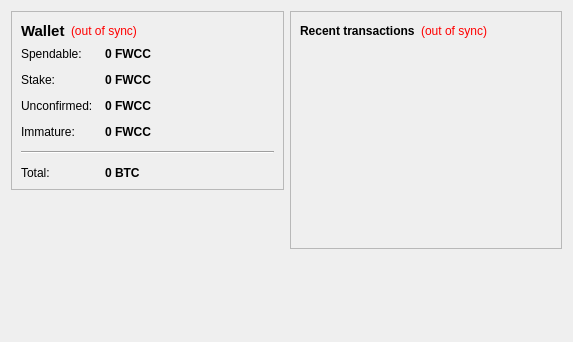
<?xml version="1.0" encoding="UTF-8"?>
<ui version="4.0">
 <class>OverviewPage</class>
 <widget class="QWidget" name="OverviewPage">
  <property name="geometry">
   <rect>
    <x>0</x>
    <y>0</y>
    <width>573</width>
    <height>342</height>
   </rect>
  </property>
  <property name="windowTitle">
   <string>Form</string>
  </property>
  <layout class="QHBoxLayout" name="horizontalLayout" stretch="1,1">
   <item>
    <layout class="QVBoxLayout" name="verticalLayout_2">
     <item>
      <widget class="QFrame" name="frame">
       <property name="frameShape">
        <enum>QFrame::StyledPanel</enum>
       </property>
       <property name="frameShadow">
        <enum>QFrame::Raised</enum>
       </property>
       <layout class="QVBoxLayout" name="verticalLayout_4">
        <item>
         <layout class="QHBoxLayout" name="horizontalLayout_4">
          <item>
           <widget class="QLabel" name="label_5">
            <property name="font">
             <font>
              <pointsize>11</pointsize>
              <weight>75</weight>
              <bold>true</bold>
             </font>
            </property>
            <property name="text">
             <string>Wallet</string>
            </property>
           </widget>
          </item>
          <item>
           <widget class="QLabel" name="labelWalletStatus">
            <property name="toolTip">
             <string>The displayed information may be out of date. Your wallet automatically synchronizes with the FIFAWCCoin network after a connection is established, but this process has not completed yet.</string>
            </property>
            <property name="styleSheet">
             <string notr="true">QLabel { color: red; }</string>
            </property>
            <property name="text">
             <string notr="true">(out of sync)</string>
            </property>
            <property name="alignment">
             <set>Qt::AlignLeading|Qt::AlignLeft|Qt::AlignVCenter</set>
            </property>
           </widget>
          </item>
          <item>
           <spacer name="horizontalSpacer_2">
            <property name="orientation">
             <enum>Qt::Horizontal</enum>
            </property>
            <property name="sizeHint" stdset="0">
             <size>
              <width>40</width>
              <height>20</height>
             </size>
            </property>
           </spacer>
          </item>
         </layout>
        </item>
        <item>
         <layout class="QFormLayout" name="formLayout_2">
          <property name="fieldGrowthPolicy">
           <enum>QFormLayout::AllNonFixedFieldsGrow</enum>
          </property>
          <property name="horizontalSpacing">
           <number>12</number>
          </property>
          <property name="verticalSpacing">
           <number>12</number>
          </property>
          <item row="0" column="0">
           <widget class="QLabel" name="label">
            <property name="text">
             <string>Spendable:</string>
            </property>
           </widget>
          </item>
          <item row="0" column="1">
           <widget class="QLabel" name="labelBalance">
            <property name="font">
             <font>
              <weight>75</weight>
              <bold>true</bold>
             </font>
            </property>
            <property name="cursor">
             <cursorShape>IBeamCursor</cursorShape>
            </property>
            <property name="toolTip">
             <string>Your current spendable balance</string>
            </property>
            <property name="text">
             <string notr="true">0 FWCC</string>
            </property>
            <property name="textInteractionFlags">
             <set>Qt::LinksAccessibleByMouse|Qt::TextSelectableByKeyboard|Qt::TextSelectableByMouse</set>
            </property>
           </widget>
          </item>
          <item row="1" column="0">
           <widget class="QLabel" name="label_6">
            <property name="text">
             <string>Stake:</string>
            </property>
           </widget>
          </item>
          <item row="1" column="1">
           <widget class="QLabel" name="labelStake">
            <property name="font">
             <font>
              <weight>75</weight>
              <bold>true</bold>
             </font>
            </property>
            <property name="cursor">
             <cursorShape>IBeamCursor</cursorShape>
            </property>
            <property name="toolTip">
             <string>Total of coins that was staked, and do not yet count toward the current balance</string>
            </property>
            <property name="text">
             <string notr="true">0 FWCC</string>
            </property>
            <property name="textInteractionFlags">
             <set>Qt::LinksAccessibleByMouse|Qt::TextSelectableByKeyboard|Qt::TextSelectableByMouse</set>
            </property>
           </widget>
          </item>
          <item row="2" column="0">
           <widget class="QLabel" name="label_3">
            <property name="text">
             <string>Unconfirmed:</string>
            </property>
           </widget>
          </item>
          <item row="2" column="1">
           <widget class="QLabel" name="labelUnconfirmed">
            <property name="font">
             <font>
              <weight>75</weight>
              <bold>true</bold>
             </font>
            </property>
            <property name="cursor">
             <cursorShape>IBeamCursor</cursorShape>
            </property>
            <property name="toolTip">
             <string>Total of transactions that have yet to be confirmed, and do not yet count toward the current balance</string>
            </property>
            <property name="text">
             <string notr="true">0 FWCC</string>
            </property>
            <property name="textInteractionFlags">
             <set>Qt::LinksAccessibleByMouse|Qt::TextSelectableByKeyboard|Qt::TextSelectableByMouse</set>
            </property>
           </widget>
          </item>
          <item row="3" column="0">
           <widget class="QLabel" name="labelImmatureText">
            <property name="text">
             <string>Immature:</string>
            </property>
           </widget>
          </item>
          <item row="3" column="1">
           <widget class="QLabel" name="labelImmature">
            <property name="font">
             <font>
              <weight>75</weight>
              <bold>true</bold>
             </font>
            </property>
            <property name="toolTip">
             <string>Mined balance that has not yet matured</string>
            </property>
            <property name="text">
             <string notr="true">0 FWCC</string>
            </property>
            <property name="textInteractionFlags">
             <set>Qt::LinksAccessibleByMouse|Qt::TextSelectableByKeyboard|Qt::TextSelectableByMouse</set>
            </property>
           </widget>
          </item>
          <item row="4" column="0" colspan="2">
           <widget class="Line" name="line">
            <property name="orientation">
             <enum>Qt::Horizontal</enum>
            </property>
           </widget>
          </item>
          <item row="5" column="0">
           <widget class="QLabel" name="labelTotalText">
            <property name="text">
             <string>Total:</string>
            </property>
           </widget>
          </item>
          <item row="5" column="1">
           <widget class="QLabel" name="labelTotal">
            <property name="font">
             <font>
              <weight>75</weight>
              <bold>true</bold>
             </font>
            </property>
            <property name="cursor">
             <cursorShape>IBeamCursor</cursorShape>
            </property>
            <property name="toolTip">
             <string>Your current total balance</string>
            </property>
            <property name="text">
             <string notr="true">0 BTC</string>
            </property>
            <property name="textInteractionFlags">
             <set>Qt::LinksAccessibleByMouse|Qt::TextSelectableByKeyboard|Qt::TextSelectableByMouse</set>
            </property>
           </widget>
          </item>
         </layout>
        </item>
       </layout>
      </widget>
     </item>
     <item>
      <spacer name="verticalSpacer_3">
       <property name="orientation">
        <enum>Qt::Vertical</enum>
       </property>
       <property name="sizeHint" stdset="0">
        <size>
         <width>20</width>
         <height>40</height>
        </size>
       </property>
      </spacer>
     </item>
     <item>
      <widget class="QLabel" name="label_2">
       <property name="text">
        <string/>
       </property>
       <property name="pixmap">
        <pixmap resource="../bitcoin.qrc">:/images/backg</pixmap>
       </property>
       <property name="scaledContents">
        <bool>false</bool>
       </property>
       <property name="alignment">
        <set>Qt::AlignCenter</set>
       </property>
      </widget>
     </item>
     <item>
      <spacer name="verticalSpacer">
       <property name="orientation">
        <enum>Qt::Vertical</enum>
       </property>
       <property name="sizeHint" stdset="0">
        <size>
         <width>20</width>
         <height>40</height>
        </size>
       </property>
      </spacer>
     </item>
    </layout>
   </item>
   <item>
    <layout class="QVBoxLayout" name="verticalLayout_3">
     <item>
      <widget class="QFrame" name="frame_2">
       <property name="frameShape">
        <enum>QFrame::StyledPanel</enum>
       </property>
       <property name="frameShadow">
        <enum>QFrame::Raised</enum>
       </property>
       <layout class="QVBoxLayout" name="verticalLayout">
        <item>
         <layout class="QHBoxLayout" name="horizontalLayout_2">
          <item>
           <widget class="QLabel" name="label_4">
            <property name="text">
             <string>&lt;b&gt;Recent transactions&lt;/b&gt;</string>
            </property>
           </widget>
          </item>
          <item>
           <widget class="QLabel" name="labelTransactionsStatus">
            <property name="toolTip">
             <string>The displayed information may be out of date. Your wallet automatically synchronizes with the FIFAWCCoin network after a connection is established, but this process has not completed yet.</string>
            </property>
            <property name="styleSheet">
             <string notr="true">QLabel { color: red; }</string>
            </property>
            <property name="text">
             <string notr="true">(out of sync)</string>
            </property>
            <property name="alignment">
             <set>Qt::AlignRight|Qt::AlignTrailing|Qt::AlignVCenter</set>
            </property>
           </widget>
          </item>
          <item>
           <spacer name="horizontalSpacer">
            <property name="orientation">
             <enum>Qt::Horizontal</enum>
            </property>
            <property name="sizeHint" stdset="0">
             <size>
              <width>40</width>
              <height>20</height>
             </size>
            </property>
           </spacer>
          </item>
         </layout>
        </item>
        <item>
         <widget class="QListView" name="listTransactions">
          <property name="styleSheet">
           <string notr="true">QListView { background: transparent; }</string>
          </property>
          <property name="frameShape">
           <enum>QFrame::NoFrame</enum>
          </property>
          <property name="verticalScrollBarPolicy">
           <enum>Qt::ScrollBarAlwaysOff</enum>
          </property>
          <property name="horizontalScrollBarPolicy">
           <enum>Qt::ScrollBarAlwaysOff</enum>
          </property>
          <property name="selectionMode">
           <enum>QAbstractItemView::NoSelection</enum>
          </property>
         </widget>
        </item>
       </layout>
      </widget>
     </item>
     <item>
      <spacer name="verticalSpacer_2">
       <property name="orientation">
        <enum>Qt::Vertical</enum>
       </property>
       <property name="sizeHint" stdset="0">
        <size>
         <width>20</width>
         <height>40</height>
        </size>
       </property>
      </spacer>
     </item>
    </layout>
   </item>
  </layout>
 </widget>
 <resources>
  <include location="../bitcoin.qrc"/>
 </resources>
 <connections/>
</ui>
